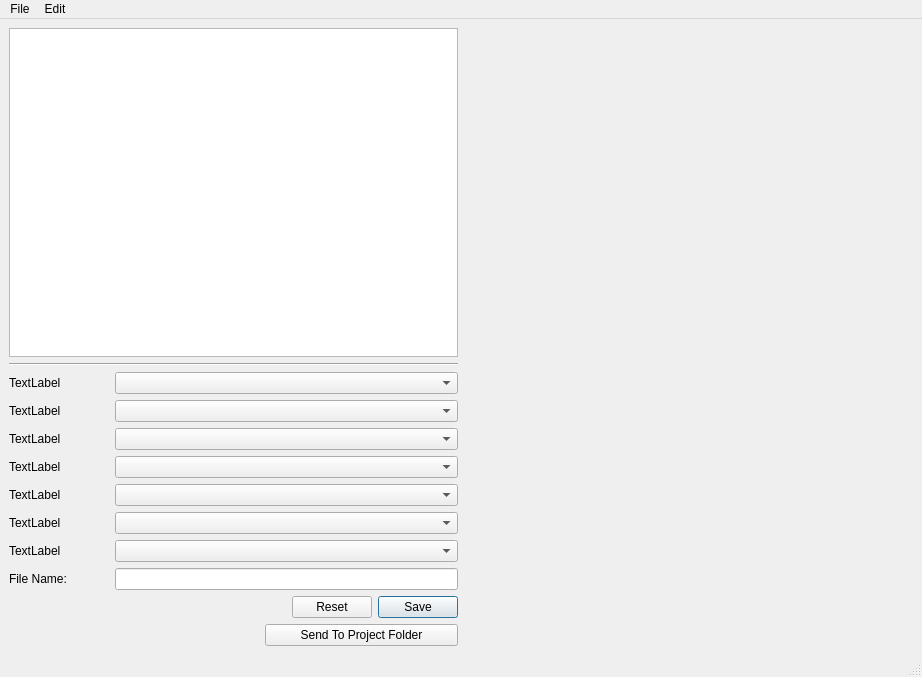
<?xml version="1.0" encoding="UTF-8"?>
<ui version="4.0">
 <class>MainWindow</class>
 <widget class="QMainWindow" name="MainWindow">
  <property name="geometry">
   <rect>
    <x>0</x>
    <y>0</y>
    <width>922</width>
    <height>677</height>
   </rect>
  </property>
  <property name="windowTitle">
   <string>MainWindow</string>
  </property>
  <widget class="QWidget" name="centralwidget">
   <layout class="QGridLayout" name="gridLayout">
    <item row="0" column="0">
     <layout class="QHBoxLayout" name="file_explorer_layout">
      <item>
       <widget class="QTreeView" name="treeView"/>
      </item>
     </layout>
    </item>
    <item row="0" column="1" rowspan="3">
     <layout class="QVBoxLayout" name="pdfviewer_verticalLayout">
      <item>
       <widget class="QWidget" name="widget" native="true"/>
      </item>
      <item>
       <spacer name="horizontalSpacer">
        <property name="orientation">
         <enum>Qt::Horizontal</enum>
        </property>
        <property name="sizeHint" stdset="0">
         <size>
          <width>40</width>
          <height>20</height>
         </size>
        </property>
       </spacer>
      </item>
     </layout>
    </item>
    <item row="2" column="0">
     <layout class="QVBoxLayout" name="file_edit_verticalLayout">
      <item>
       <layout class="QFormLayout" name="formLayout">
        <item row="0" column="0">
         <widget class="QLabel" name="label">
          <property name="sizePolicy">
           <sizepolicy hsizetype="Preferred" vsizetype="Preferred">
            <horstretch>0</horstretch>
            <verstretch>0</verstretch>
           </sizepolicy>
          </property>
          <property name="minimumSize">
           <size>
            <width>100</width>
            <height>0</height>
           </size>
          </property>
          <property name="text">
           <string>TextLabel</string>
          </property>
         </widget>
        </item>
        <item row="1" column="0">
         <widget class="QLabel" name="label_2">
          <property name="minimumSize">
           <size>
            <width>100</width>
            <height>0</height>
           </size>
          </property>
          <property name="text">
           <string>TextLabel</string>
          </property>
         </widget>
        </item>
        <item row="2" column="0">
         <widget class="QLabel" name="label_3">
          <property name="minimumSize">
           <size>
            <width>100</width>
            <height>0</height>
           </size>
          </property>
          <property name="text">
           <string>TextLabel</string>
          </property>
         </widget>
        </item>
        <item row="3" column="0">
         <widget class="QLabel" name="label_4">
          <property name="minimumSize">
           <size>
            <width>100</width>
            <height>0</height>
           </size>
          </property>
          <property name="text">
           <string>TextLabel</string>
          </property>
         </widget>
        </item>
        <item row="4" column="0">
         <widget class="QLabel" name="label_5">
          <property name="minimumSize">
           <size>
            <width>100</width>
            <height>0</height>
           </size>
          </property>
          <property name="text">
           <string>TextLabel</string>
          </property>
         </widget>
        </item>
        <item row="5" column="0">
         <widget class="QLabel" name="label_6">
          <property name="minimumSize">
           <size>
            <width>100</width>
            <height>0</height>
           </size>
          </property>
          <property name="text">
           <string>TextLabel</string>
          </property>
         </widget>
        </item>
        <item row="6" column="0">
         <widget class="QLabel" name="label_7">
          <property name="minimumSize">
           <size>
            <width>100</width>
            <height>0</height>
           </size>
          </property>
          <property name="text">
           <string>TextLabel</string>
          </property>
         </widget>
        </item>
        <item row="0" column="1">
         <widget class="QComboBox" name="comboBox">
          <property name="sizePolicy">
           <sizepolicy hsizetype="Minimum" vsizetype="Fixed">
            <horstretch>0</horstretch>
            <verstretch>0</verstretch>
           </sizepolicy>
          </property>
         </widget>
        </item>
        <item row="1" column="1">
         <widget class="QComboBox" name="comboBox_2"/>
        </item>
        <item row="2" column="1">
         <widget class="QComboBox" name="comboBox_3"/>
        </item>
        <item row="3" column="1">
         <widget class="QComboBox" name="comboBox_4"/>
        </item>
        <item row="4" column="1">
         <widget class="QComboBox" name="comboBox_5"/>
        </item>
        <item row="5" column="1">
         <widget class="QComboBox" name="comboBox_6"/>
        </item>
        <item row="6" column="1">
         <widget class="QComboBox" name="comboBox_7"/>
        </item>
       </layout>
      </item>
      <item>
       <layout class="QHBoxLayout" name="horizontalLayout_5">
        <item>
         <widget class="QLabel" name="label_8">
          <property name="minimumSize">
           <size>
            <width>100</width>
            <height>0</height>
           </size>
          </property>
          <property name="text">
           <string>File Name:</string>
          </property>
         </widget>
        </item>
        <item>
         <widget class="QLineEdit" name="file_name_edit"/>
        </item>
       </layout>
      </item>
      <item alignment="Qt::AlignRight">
       <widget class="QDialogButtonBox" name="file_save_buttonBox">
        <property name="sizePolicy">
         <sizepolicy hsizetype="Maximum" vsizetype="Fixed">
          <horstretch>0</horstretch>
          <verstretch>0</verstretch>
         </sizepolicy>
        </property>
        <property name="layoutDirection">
         <enum>Qt::LeftToRight</enum>
        </property>
        <property name="standardButtons">
         <set>QDialogButtonBox::Reset|QDialogButtonBox::Save</set>
        </property>
       </widget>
      </item>
      <item alignment="Qt::AlignRight">
       <widget class="QPushButton" name="pushButton_2">
        <property name="sizePolicy">
         <sizepolicy hsizetype="Maximum" vsizetype="Fixed">
          <horstretch>0</horstretch>
          <verstretch>0</verstretch>
         </sizepolicy>
        </property>
        <property name="minimumSize">
         <size>
          <width>193</width>
          <height>0</height>
         </size>
        </property>
        <property name="text">
         <string>Send To Project Folder</string>
        </property>
       </widget>
      </item>
     </layout>
    </item>
    <item row="1" column="0">
     <widget class="Line" name="line">
      <property name="orientation">
       <enum>Qt::Horizontal</enum>
      </property>
     </widget>
    </item>
   </layout>
  </widget>
  <widget class="QMenuBar" name="menubar">
   <property name="geometry">
    <rect>
     <x>0</x>
     <y>0</y>
     <width>922</width>
     <height>26</height>
    </rect>
   </property>
   <widget class="QMenu" name="menuFile">
    <property name="title">
     <string>File</string>
    </property>
    <addaction name="actionOpen"/>
    <addaction name="actionSave"/>
    <addaction name="actionNwq"/>
   </widget>
   <widget class="QMenu" name="menuEdit">
    <property name="title">
     <string>Edit</string>
    </property>
    <addaction name="actionCopy"/>
    <addaction name="actionPaste"/>
   </widget>
   <addaction name="menuFile"/>
   <addaction name="menuEdit"/>
  </widget>
  <widget class="QStatusBar" name="statusbar"/>
  <action name="actionOpen">
   <property name="text">
    <string>Save</string>
   </property>
  </action>
  <action name="actionSave">
   <property name="text">
    <string>Open</string>
   </property>
  </action>
  <action name="actionNwq">
   <property name="text">
    <string>New</string>
   </property>
  </action>
  <action name="actionCopy">
   <property name="text">
    <string>Copy</string>
   </property>
  </action>
  <action name="actionPaste">
   <property name="text">
    <string>Paste</string>
   </property>
  </action>
 </widget>
 <resources/>
 <connections/>
</ui>
